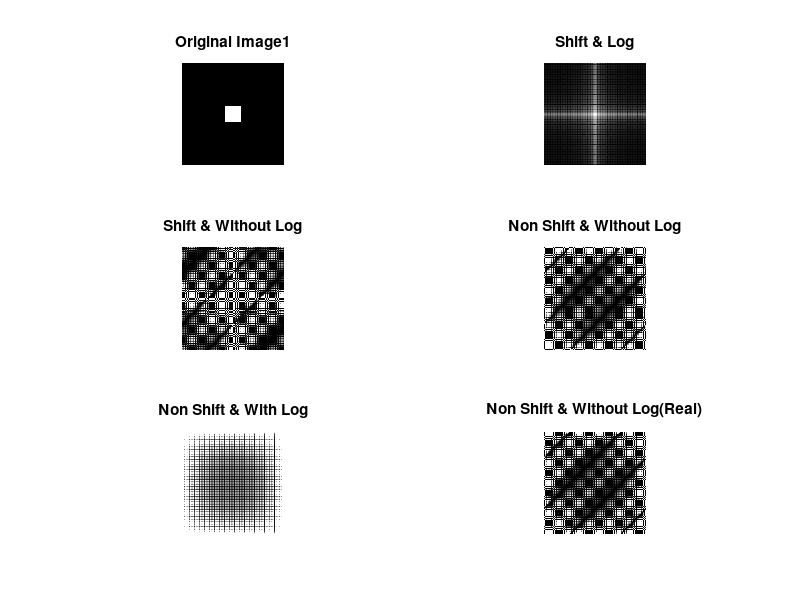

MATLAB code for this plot:
clc; clear; close all;
row = 3; 
col = 2;
img1 = zeros(256,256);
img1(108:148, 108:148) = 1;

% img2 = ones(256,256);
% img2(78:178, 78:178) = 0;

subplot(row,col,1);
imshow(img1);
title('Original Image1');

% subplot(row,col,2);
% imshow(img2);
% title('Original Image2');

f_img = fftshift(fft2(img1)); 
f_img1 = log(1+abs(f_img));
%f_img2 = uint8(255*mat2gray(f_img1));
f_img2 = (mat2gray(f_img1));

nf_img = (fft2(img1));
nf_img1 = log(1+abs(nf_img));


% ff_img = fftshift(fft2(img2)); 
% ff_img1 = log(1+abs(ff_img));
% ff_img2 = mat2gray(ff_img1);

subplot(row,col,2);
imshow(((f_img2)));
title('Shift & Log');

subplot(row,col,3);
imshow((f_img));
title('Shift & Without Log');

subplot(row,col,4);
imshow((nf_img));
title('Non Shift & Without Log');


subplot(row,col,5);
imshow((nf_img1));
title('Non Shift & With Log');



subplot(row,col,6);
imshow(real(nf_img));
title('Non Shift & Without Log(Real)');



% subplot(row,col,4);
% imshow((ff_img));
% title('Fourier Transformed Image with Shifting');